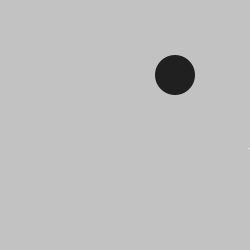
Frame 1 (no input)
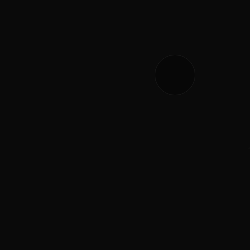
Frame 60 (the mouse pressed at the canvas centre just before this capture)
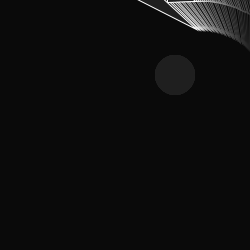
Frame 120 (the mouse held since frame 60 and released just before this capture)

The Processing sketch that drew these frames (run headless with seeded random() and noise(); from frame 60 on, the mouse is pressed at the canvas centre):

// Processing sketch: processing_18611
// ── processing_18611.pde

float angle=0.0;

void setup(){
  size(250,250);
  smooth();
}

void draw(){ 
  fill(0, 12); 
  rect(0-2, 0-2, width+5, height+5); 
  noStroke();
  fill(random(0,50));
  ellipse(175,75,40,40);
  stroke(255);
  angle= angle-0.02;
  translate(200,100);
  rotate(angle);
  triangle(70,70,90,50,110,70);
  triangle(50,50,120,30,190,50);
  
  
}
